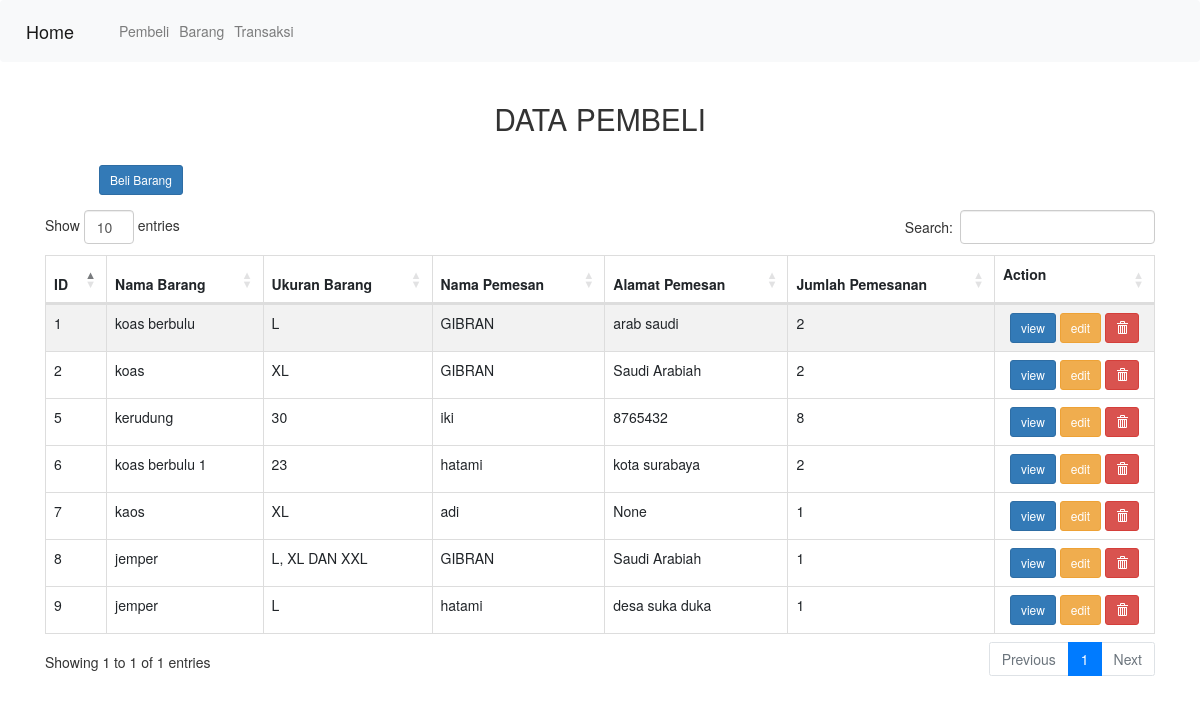
Screenshot of /pembeli/ with the database file from the repository.
### pembeli/models.py (models this page shows)
class Online(models.Model):
    nomor_id = models.CharField(max_length =5, null=True,blank=False)
    nama_barang = models.CharField(max_length=240, null=True,blank=False)
    ukuran_barang = models.CharField(max_length=6, null=True,blank=False)
    nama_pemesan = models.CharField(max_length=100, null=True,blank=False)
    alamat_pemesan = models.CharField(max_length=100, null=True,blank=False)
    jumlah_pemesanan = models.IntegerField(null=True,blank=False)

### pembeli/views.py (the view)
# urls.py: path('',views.index),
def index(req):
    task = models.Online.objects.all()
    return render(req, 'pembeli/index.html',
    { 'data' : task,
    })

### pembeli/templates/pembeli/index.html (shortened to what this page needs)
<!DOCTYPE html>
<html>
<head>
  <link rel="stylesheet" href="https://cdn.jsdelivr.net/npm/bootstrap@4.5.3/dist/css/bootstrap.min.css"
>
  <link rel="stylesheet" type="text/css" href="https://maxcdn.bootstrapcdn.com/bootstrap/3.3.7/css/bootstrap.min.css">
  <link rel="stylesheet" type="text/css" href="https://cdn.datatables.net/1.10.16/css/dataTables.bootstrap4.min.css">
</head>
<body>
  <nav class="navbar navbar-expand-lg navbar-light bg-light">
    <a class="navbar-brand" href="/">Home</a>
    <div class="collapse navbar-collapse" id="navbarNavDropdown">
      <ul class="navbar-nav">
        <li class="nav-item">
          <a class="nav-link" href="/pembeli">Pembeli</a>
        </li>
        <li class="nav-item">
          <a class="nav-link" href="/barang">Barang</a>
        </li>
        <li class="nav-item">
            <a class="nav-link" href="/transaksi">Transaksi</a>
          </li>
      </ul>
    </div>
  </nav>
  <div class="container" style="margin-top: 20px">
    <div class="row">
      <div class="col-md-12">
        <h2 style="text-align: center;margin-bottom: 30px">DATA PEMBELI</h2>
        <table id="table_id" class="table table-striped table-bordered" cellspacing="0" width="100%">
          <a style="margin-left: 54px; margin-bottom: 15px;" class="btn btn-sm btn-primary" href="tambah/">Beli Barang</a>
          <thead>
            <tr>
              <th>ID</th>
              <th>Nama Barang</th>
              <th>Ukuran Barang</th>
              <th>Nama Pemesan</th>
              <th>Alamat Pemesan</th>
              <th>Jumlah Pemesanan</th>
              <th style="width:125px;">Action
              </th>
            </tr>
          </thead>
          <tbody>
            {% for d in data %}
            <tr>
              <td>{{d.id}}</td>
              <td>{{d.nama_barang}}</td>
              <td>{{d.ukuran_barang}}</td>
              <td>{{d.nama_pemesan}}</td>
              <td>{{d.alamat_pemesan}}</td>
              <td>{{d.jumlah_pemesanan}}</td>
              <td style="text-align: center;">
                <a class="btn btn-sm btn-primary" href="/pembeli/{{d.id}}/">view</a>
                <a class="btn btn-sm btn-warning" href="/pembeli/{{d.id}}/edit">edit</a>
                <a class="btn btn-sm btn-danger" href="/pembeli/{{d.id}}/hapus"><i
                    class="glyphicon glyphicon-trash"></i></a>
              </td>
            </tr>
          </tbody>
          {% endfor %}
        </table>
      </div>
    </div>
  </div>
</body>
</html>

### rows the page displays
Online: id "1", nama_barang "koas berbulu", ukuran_barang "L", nama_pemesan "GIBRAN", alamat_pemesan "arab saudi", jumlah_pemesanan "2"
Online: id "2", nama_barang "koas", ukuran_barang "XL", nama_pemesan "GIBRAN", alamat_pemesan "Saudi Arabiah", jumlah_pemesanan "2"
Online: id "5", nama_barang "kerudung", ukuran_barang "30", nama_pemesan "iki", alamat_pemesan "8765432", jumlah_pemesanan "8"
Online: id "6", nama_barang "koas berbulu 1", ukuran_barang "23", nama_pemesan "hatami", alamat_pemesan "kota surabaya", jumlah_pemesanan "2"
Online: id "7", nama_barang "kaos", ukuran_barang "XL", nama_pemesan "adi", alamat_pemesan "None", jumlah_pemesanan "1"
Online: id "8", nama_barang "jemper", ukuran_barang "L, XL DAN XXL", nama_pemesan "GIBRAN", alamat_pemesan "Saudi Arabiah", jumlah_pemesanan "1"
Online: id "9", nama_barang "jemper", ukuran_barang "L", nama_pemesan "hatami", alamat_pemesan "desa suka duka", jumlah_pemesanan "1"
